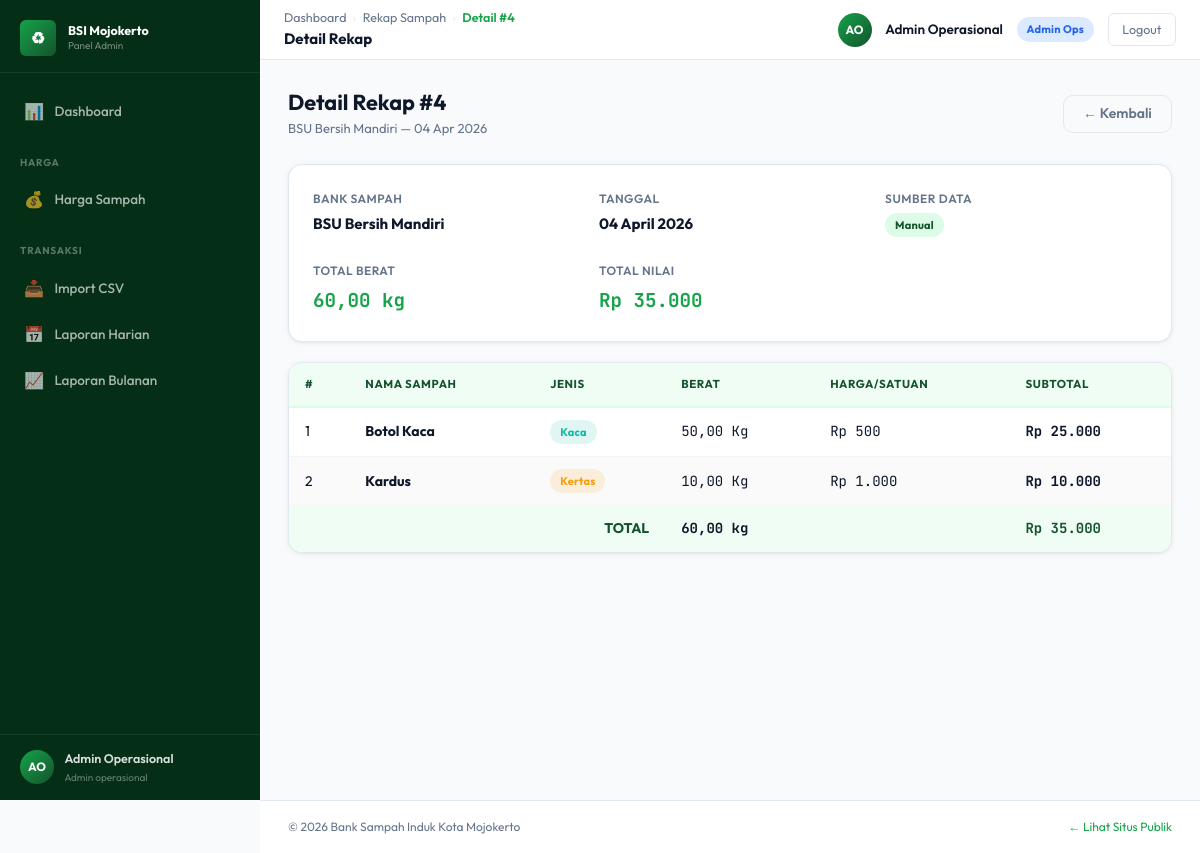
Page /admin/rekap-sampah/detail.php?id=4 (signed in) on the committed database.
### tables this page shows
CREATE TABLE `rekap_sampah` (
  `id` int UNSIGNED NOT NULL,
  `id_bank_sampah` int UNSIGNED NOT NULL,
  `id_user` int UNSIGNED DEFAULT NULL,
  `tanggal` date NOT NULL,
  `total_berat` decimal(10,2) NOT NULL DEFAULT '0.00',
  `total_harga` decimal(14,2) NOT NULL DEFAULT '0.00',
  `sumber_data` enum('manual','import_csv','import_excel') NOT NULL DEFAULT 'manual',
  `catatan` text,
  `created_at` timestamp NOT NULL DEFAULT CURRENT_TIMESTAMP
);

CREATE TABLE `bank_sampah` (
  `id` int UNSIGNED NOT NULL,
  `nama` varchar(150) NOT NULL,
  `alamat` text NOT NULL,
  `kelurahan` varchar(100) DEFAULT NULL,
  `kecamatan` varchar(100) DEFAULT NULL,
  `ketua` varchar(100) NOT NULL,
  `kontak` varchar(20) DEFAULT NULL,
  `tahun_berdiri` year DEFAULT NULL,
  `aktif` tinyint(1) NOT NULL DEFAULT '1',
  `dibuat_oleh` int UNSIGNED DEFAULT NULL,
  `created_at` timestamp NOT NULL DEFAULT CURRENT_TIMESTAMP,
  `updated_at` timestamp NULL DEFAULT NULL ON UPDATE CURRENT_TIMESTAMP
);

CREATE TABLE `detail_rekap_sampah` (
  `id` int UNSIGNED NOT NULL,
  `id_rekap` int UNSIGNED NOT NULL,
  `id_nama_sampah` int UNSIGNED NOT NULL,
  `berat` decimal(8,2) NOT NULL,
  `harga_satuan` decimal(12,2) NOT NULL COMMENT 'Snapshot harga saat input',
  `subtotal` decimal(14,2) NOT NULL
);

CREATE TABLE `nama_sampah` (
  `id` int UNSIGNED NOT NULL,
  `id_jenis` int UNSIGNED NOT NULL,
  `nama` varchar(150) NOT NULL,
  `satuan` varchar(20) NOT NULL DEFAULT 'Kg',
  `keterangan` text,
  `dibuat_oleh` int UNSIGNED DEFAULT NULL,
  `created_at` timestamp NOT NULL DEFAULT CURRENT_TIMESTAMP
);

CREATE TABLE `jenis_sampah` (
  `id` int UNSIGNED NOT NULL,
  `nama` varchar(100) NOT NULL,
  `kode` varchar(10) DEFAULT NULL,
  `warna` varchar(7) NOT NULL DEFAULT '#16A34A',
  `dibuat_oleh` int UNSIGNED DEFAULT NULL,
  `created_at` timestamp NOT NULL DEFAULT CURRENT_TIMESTAMP
);

### core/Request.php (called while the page is built, shortened)
<?php
class Request
{
    public static function int(string $key, string $source = 'post', int $default = 0): int
    {
        $raw = $source === 'get' ? ($_GET[$key] ?? null) : ($_POST[$key] ?? null);
        $val = filter_var($raw, FILTER_VALIDATE_INT);
        return $val === false ? $default : (int)$val;
    }
}

### core/Database.php (called while the page is built, shortened)
<?php
class Database
{
    private static ?PDO $instance = null;
    public static function getInstance(): PDO
    {
        if (self::$instance === null) {
            $dsn = sprintf(
                'mysql:host=%s;port=%s;dbname=%s;charset=utf8mb4',
                DB_HOST, DB_PORT, DB_NAME
            );
            self::$instance = new PDO($dsn, DB_USER, DB_PASS, [
                PDO::ATTR_ERRMODE            => PDO::ERRMODE_EXCEPTION,
                PDO::ATTR_DEFAULT_FETCH_MODE => PDO::FETCH_ASSOC,
                PDO::ATTR_EMULATE_PREPARES   => false,
                PDO::MYSQL_ATTR_INIT_COMMAND => "SET NAMES utf8mb4 COLLATE utf8mb4_unicode_ci",
            ]);
        }
        return self::$instance;
    }
    public static function query(string $sql, array $params = []): array
    {
        $stmt = self::getInstance()->prepare($sql);
        $stmt->execute($params);
        return $stmt->fetchAll();
    }
    public static function queryOne(string $sql, array $params = []): array|false
    {
        $stmt = self::getInstance()->prepare($sql);
        $stmt->execute($params);
        return $stmt->fetch();
    }
}

### models/RekapModel.php (called while the page is built, shortened)
<?php
require_once dirname(__DIR__) . '/config/database.php';
function rekap_findById(int $id): array|false {
    return Database::queryOne("
        SELECT r.*, b.nama AS nama_bank FROM rekap_sampah r
        JOIN bank_sampah b ON r.id_bank_sampah = b.id WHERE r.id = ?
    ", [$id]);
}

### models/DetailRekapModel.php (called while the page is built, shortened)
<?php
require_once dirname(__DIR__) . '/config/database.php';
function detail_getByRekap(int $idRekap): array {
    return Database::query("
        SELECT d.*, n.nama AS nama_sampah, n.satuan, j.nama AS nama_jenis, j.warna AS warna_jenis
        FROM detail_rekap_sampah d
        JOIN nama_sampah n ON d.id_nama_sampah = n.id
        JOIN jenis_sampah j ON n.id_jenis = j.id
        WHERE d.id_rekap = ?
        ORDER BY j.nama, n.nama
    ", [$idRekap]);
}

### admin/rekap-sampah/detail.php (the view, shortened to what this page needs)
<?php
require_once dirname(__DIR__, 2) . '/config/database.php';
require_once dirname(__DIR__, 2) . '/core/Helper.php';
require_once dirname(__DIR__, 2) . '/core/Request.php';
require_once dirname(__DIR__, 2) . '/models/RekapModel.php';
require_once dirname(__DIR__, 2) . '/models/DetailRekapModel.php';
$id     = Request::int('id', 'get');
$rekap  = $id > 0 ? rekap_findById($id) : false;
$detail        = detail_getByRekap($id);
require_once dirname(__DIR__, 2) . '/templates/admin/header.php';
require_once dirname(__DIR__, 2) . '/templates/admin/sidebar.php';
require_once dirname(__DIR__, 2) . '/templates/admin/topbar.php';
?>
<div class="page-header">
    <div>
        <h1 class="page-title">Detail Rekap #<?= (int)$id ?></h1>
        <p class="page-subtitle"><?= e($rekap['nama_bank']) ?> — <?= formatTanggal($rekap['tanggal']) ?></p>
    </div>
    <div class="page-actions">
        <a href="index.php" class="btn btn-outline">← Kembali</a>
    </div>
</div>
<div class="card" style="margin-bottom:1.25rem;">
    <div class="card-body">
        <div style="display:grid;grid-template-columns:repeat(3,1fr);gap:1.5rem;flex-wrap:wrap;">
            <div>
                <div class="stat-label">Bank Sampah</div>
                <div style="font-weight:700;font-size:15px;margin-top:4px;"><?= e($rekap['nama_bank']) ?></div>
            </div>
            <div>
                <div class="stat-label">Tanggal</div>
                <div style="font-weight:700;font-size:15px;margin-top:4px;"><?= formatTanggal($rekap['tanggal'], 'd F Y') ?></div>
            </div>
            <div>
                <div class="stat-label">Sumber Data</div>
                <div style="margin-top:4px;">
                    <?php if ($rekap['sumber_data'] === 'manual'): ?>
                        <span class="badge badge-success">Manual</span>
                    <?php else: ?>
                        <span class="badge badge-info">Import <?= str_replace('import_','',$rekap['sumber_data']) ?></span>
                    <?php endif ?>
                </div>
            </div>
            <div>
                <div class="stat-label">Total Berat</div>
                <div class="font-mono" style="font-weight:700;font-size:1.2rem;color:var(--color-primary);margin-top:4px;"><?= number_format((float)$rekap['total_berat'],2,',','.') ?> kg</div>
            </div>
            <div>
                <div class="stat-label">Total Nilai</div>
                <div class="font-mono" style="font-weight:700;font-size:1.2rem;color:var(--color-primary);margin-top:4px;"><?= formatRupiah($rekap['total_harga']) ?></div>
            </div>
        </div>
    </div>
</div>
<div class="table-wrapper">
    <table class="data-table">
        <thead>
            <tr>
                <th>#</th><th>Nama Sampah</th><th>Jenis</th><th>Berat</th>
                <th>Harga/Satuan</th><th>Subtotal</th>
            </tr>
        </thead>
        <tbody>
        <?php if (empty($detail)): ?>
            <tr><td colspan="6" class="text-center text-muted" style="padding:2rem;">Tidak ada detail item.</td></tr>
        <?php else: foreach ($detail as $i => $d): ?>
            <tr>
                <td><?= $i+1 ?></td>
                <td><strong><?= e($d['nama_sampah']) ?></strong></td>
                <td><span class="badge" style="background:<?= e($d['warna_jenis']??'#ddd') ?>22;color:<?= e($d['warna_jenis']??'#666') ?>"><?= e($d['nama_jenis']) ?></span></td>
                <td class="font-mono"><?= number_format((float)$d['berat'],2,',','.') ?> <?= e($d['satuan']) ?></td>
                <td class="font-mono"><?= formatRupiah($d['harga_satuan']) ?></td>
                <td class="font-mono"><strong><?= formatRupiah($d['subtotal']) ?></strong></td>
            </tr>
        <?php endforeach; endif ?>
        </tbody>
        <tfoot>
            <tr style="background:var(--color-primary-pale);font-weight:700;">
                <td colspan="3" style="padding:.75rem 1rem;text-align:right;color:var(--color-primary-mid);">TOTAL</td>
                <td class="font-mono" style="padding:.75rem 1rem;"><?= number_format((float)$rekap['total_berat'],2,',','.') ?> kg</td>
                <td></td>
                <td class="font-mono" style="padding:.75rem 1rem;color:var(--color-primary-mid);"><?= formatRupiah($rekap['total_harga']) ?></td>
            </tr>
        </tfoot>
    </table>
</div>
<?php require_once dirname(__DIR__, 2) . '/templates/admin/footer.php' ?>

### assets/css/variables.css (style rules this page uses)
:root { --color-primary: #16a34a; --color-primary-dark: #052e16; --color-primary-mid: #14532d; --color-primary-light: #dcfce7; --color-primary-pale: #f0fdf4; --color-primary-accent: #4ade80; --color-bg: #f8fafc; --color-surface: #ffffff; --color-border: #e2e8f0; --color-border-light: #f1f5f9; --color-text: #0f172a; --color-text-muted: #64748b; --color-text-light: #94a3b8; --color-danger: #dc2626; --color-danger-light: #fee2e2; --color-warning: #d97706; --color-warning-light: #fef3c7; --color-info: #2563eb; --color-info-light: #dbeafe; --color-purple: #7c3aed; --color-purple-light: #ede9fe; --font-display: 'Playfair Display', Georgia, serif; --font-body: 'Outfit', 'Segoe UI', system-ui, sans-serif; --font-mono: 'JetBrains Mono', 'Courier New', monospace; --radius-sm: 6px; --radius: 10px; --radius-md: 14px; --radius-lg: 20px; --radius-xl: 28px; --shadow-sm: 0 1px 3px rgba(0,0,0,.06), 0 1px 8px rgba(0,0,0,.04); --shadow: 0 2px 8px rgba(0,0,0,.08), 0 4px 16px rgba(0,0,0,.06); --shadow-md: 0 4px 24px rgba(0,0,0,.10); --shadow-lg: 0 12px 48px rgba(0,0,0,.14); --sidebar-width: 260px; --topbar-height: 60px; --transition: all 0.18s ease; --transition-fast: all 0.1s ease; }

### assets/css/components.css (style rules this page uses)
.btn { display: inline-flex; align-items: center; gap: 0.4rem; font-family: var(--font-body); font-weight: 600; font-size: 14px; padding: 0.5rem 1.2rem; border-radius: var(--radius); border: 1.5px solid transparent; cursor: pointer; transition: var(--transition); text-decoration: none; white-space: nowrap; user-select: none; line-height: 1.4; }
.btn-outline { background-color: transparent; color: var(--color-text-muted); border-color: var(--color-border); }
.badge { display: inline-flex; align-items: center; font-size: 11px; font-weight: 700; padding: 3px 10px; border-radius: 99px; white-space: nowrap; letter-spacing: 0.02em; }
.badge-success { background-color: var(--color-primary-light); color: var(--color-primary-mid); }
.card { background-color: var(--color-surface); border-radius: var(--radius-md); border: 1px solid var(--color-border); box-shadow: var(--shadow-sm); overflow: hidden; }
.card-body { padding: 1.5rem; }
.stat-label { font-size: 12px; font-weight: 600; color: var(--color-text-muted); text-transform: uppercase; letter-spacing: 0.04em; margin-bottom: 4px; }
.font-mono { font-family: var(--font-mono); }

### assets/css/admin.css (style rules this page uses)
.admin-body { background-color: var(--color-bg); min-height: 100vh; }
.page-header { display: flex; align-items: center; justify-content: space-between; gap: 1rem; margin-bottom: 1.5rem; flex-wrap: wrap; }
.page-title { font-size: 1.35rem; font-weight: 700; color: var(--color-text); }
.page-subtitle { font-size: 13px; color: var(--color-text-muted); margin-top: 2px; font-weight: 400; }
.page-actions { display: flex; align-items: center; gap: 0.6rem; flex-wrap: wrap; }
.table-wrapper { overflow-x: auto; border-radius: var(--radius-md); border: 1px solid var(--color-border); background: var(--color-surface); box-shadow: var(--shadow-sm); }
.data-table { width: 100%; font-size: 14px; border-collapse: collapse; }
.data-table thead th { background-color: var(--color-primary-pale); color: var(--color-primary-mid); font-weight: 700; font-size: 11.5px; text-transform: uppercase; letter-spacing: 0.05em; padding: 0.75rem 1rem; text-align: left; white-space: nowrap; border-bottom: 2px solid var(--color-primary-light); }
.data-table tbody td { padding: 0.75rem 1rem; border-bottom: 1px solid var(--color-border-light); vertical-align: middle; color: var(--color-text); }
.data-table tbody tr:last-child td { border-bottom: none; }
.data-table tbody tr:nth-child(even) td { background-color: #fafafa; }

### rows in the picture
rekap_sampah: id_bank_sampah.nama "BSU Bersih Mandiri", tanggal "04 Apr 2026", tanggal "04 April 2026", total_berat "60,00", total_harga "Rp 35.000"
detail_rekap_sampah: id_nama_sampah.nama "Botol Kaca", jenis_sampah.nama "Kaca", berat "50,00", id_nama_sampah.satuan "Kg", harga_satuan "Rp 500", subtotal "Rp 25.000"
detail_rekap_sampah: id_nama_sampah.nama "Kardus", jenis_sampah.nama "Kertas", berat "10,00", id_nama_sampah.satuan "Kg", harga_satuan "Rp 1.000", subtotal "Rp 10.000"

### other values in the picture
$initials "AO"
$userName "Admin Operasional"
str_replace('_', ' ', ucfirst($userRole)) "Admin operasional"
$crumb['label'] "Rekap Sampah"
$crumb['label'] "Detail #4"
$topbarTitle "Detail Rekap"
$d['label'] "Admin Ops"
$id "4"
APP_NAME "Bank Sampah Induk Kota Mojokerto"
